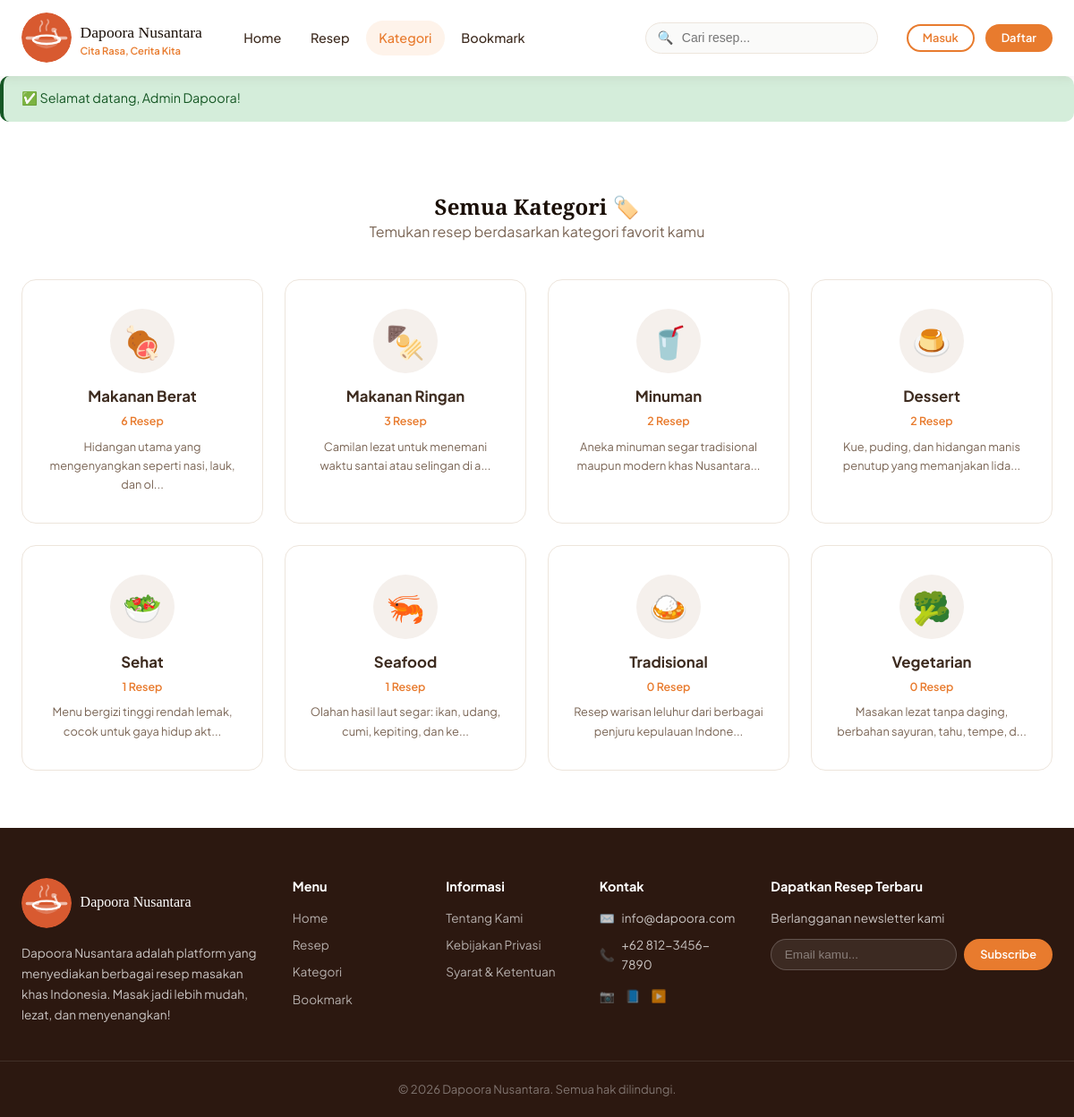
Page /pages/kategori.php (signed in) on the committed database.
### tables this page shows
CREATE TABLE categories (
    id            INT UNSIGNED    NOT NULL AUTO_INCREMENT,
    nama          VARCHAR(100)    NOT NULL,
    slug          VARCHAR(120)    NOT NULL,
    icon          VARCHAR(255)        NULL DEFAULT NULL,
    deskripsi     TEXT                NULL DEFAULT NULL,
    created_at    DATETIME        NOT NULL DEFAULT CURRENT_TIMESTAMP,

    PRIMARY KEY (id),
    UNIQUE  KEY uq_categories_slug (slug),
    INDEX   idx_categories_nama    (nama)
);

### pages/kategori.php (the view, shortened to what this page needs)
<?php
require_once __DIR__ . '/../config/helpers.php';
$db = getDB();
$cats = $db->query("
    SELECT c.*, COUNT(r.id) AS total_resep
    FROM categories c LEFT JOIN recipes r ON r.category_id=c.id AND r.status='publish'
    GROUP BY c.id ORDER BY total_resep DESC
")->fetchAll();
$catIcons = ['makanan-berat'=>'🍖','makanan-ringan'=>'🍢','minuman'=>'🥤','dessert'=>'🍮','tradisional'=>'🍛','sehat'=>'🥗','seafood'=>'🦐','vegetarian'=>'🥦'];
include __DIR__ . '/../includes/header.php';
?>
<section class="section">
  <div class="container">
    <div class="section-header">
      <h1>Semua Kategori 🏷️</h1>
      <p>Temukan resep berdasarkan kategori favorit kamu</p>
    </div>
    <div class="grid-4">
      <?php foreach ($cats as $cat): ?>
        <a href="<?= BASE_URL ?>/pages/resep.php?kategori=<?= urlencode($cat['slug']) ?>" class="cat-card" style="padding:2rem 1.5rem">
          <div class="cat-icon" style="width:72px;height:72px;font-size:2.2rem">
            <?= $catIcons[$cat['slug']] ?? '🍽️' ?>
          </div>
          <div class="cat-name" style="font-size:1.05rem"><?= sanitize($cat['nama']) ?></div>
          <div class="cat-count"><?= $cat['total_resep'] ?> Resep</div>
          <?php if ($cat['deskripsi']): ?>
            <p style="font-size:.8rem;color:var(--text-muted);text-align:center;margin-top:.5rem">
              <?= truncateText($cat['deskripsi'], 60) ?>
            </p>
          <?php endif; ?>
        </a>
      <?php endforeach; ?>
    </div>
  </div>
</section>
<?php include __DIR__ . '/../includes/footer.php'; ?>

### assets/css/style.css (style rules this page uses)
:root { --primary: #e87b2e; --primary-dark: #c5621a; --primary-light: #f5a667; --primary-pale: #fef3ea; --dark: #1a0f07; --dark-2: #2c1810; --text: #3d2b1f; --text-muted: #7a6555; --white: #ffffff; --gray-50: #fafaf9; --gray-100: #f5f0ec; --gray-200: #ede5dc; --gray-300: #d6c9bb; --gray-400: #b8a898; --success: #2d8a4e; --warning: #d4900a; --danger: #c0392b; --info: #2471a3; --shadow-sm: 0 1px 3px rgba(60, 30, 10, 0.08); --shadow-md: 0 4px 16px rgba(60, 30, 10, 0.12); --shadow-lg: 0 8px 32px rgba(60, 30, 10, 0.16); --shadow-xl: 0 16px 48px rgba(60, 30, 10, 0.2); --radius-sm: 6px; --radius: 10px; --radius-lg: 16px; --radius-xl: 24px; --radius-full: 9999px; --transition: 0.22s ease; --font-main: "Plus Jakarta Sans", "Segoe UI", sans-serif; --font-display: "Playfair Display", Georgia, serif; }
*, *::before, *::after { box-sizing: border-box; margin: 0; padding: 0; }
html { scroll-behavior: smooth; font-size: 16px; }
body { font-family: var(--font-main); color: var(--text); background: var(--white); line-height: 1.65; -webkit-font-smoothing: antialiased; }
a { color: var(--primary); text-decoration: none; transition: color var(--transition); }
h1, h2, h3, h4, h5, h6 { font-family: var(--font-display); color: var(--dark); line-height: 1.25; }
.container { max-width: 1200px; margin: 0 auto; padding: 0 1.5rem; }
.section { padding: 4rem 0; }
.grid-4 { display: grid; grid-template-columns: repeat(4, 1fr); gap: 1.5rem; }
.section-header { text-align: center; margin-bottom: 2.5rem; }
.section-header p { color: var(--text-muted); }
.cat-card { display: flex; flex-direction: column; align-items: center; padding: 1.5rem 1rem; background: var(--white); border: 1.5px solid var(--gray-200); border-radius: var(--radius-lg); cursor: pointer; transition: all var(--transition); text-decoration: none; color: var(--text); }
.cat-icon { width: 60px; height: 60px; border-radius: 50%; background: var(--gray-100); display: flex; align-items: center; justify-content: center; font-size: 1.8rem; margin-bottom: 0.75rem; transition: background var(--transition); }
.cat-name { font-weight: 700; font-size: 0.9rem; margin-bottom: 0.2rem; }
.cat-count { font-size: 0.78rem; color: var(--primary); font-weight: 600; }

### rows in the picture
categories: slug "🍖", nama "Makanan Berat", total_resep "6", deskripsi "Hidangan utama yang mengenyangkan seperti nasi, lauk, dan ol..."
categories: slug "🍢", nama "Makanan Ringan", total_resep "3", deskripsi "Camilan lezat untuk menemani waktu santai atau selingan di a..."
categories: slug "🥤", nama "Minuman", total_resep "2", deskripsi "Aneka minuman segar tradisional maupun modern khas Nusantara..."
categories: slug "🍮", nama "Dessert", total_resep "2", deskripsi "Kue, puding, dan hidangan manis penutup yang memanjakan lida..."
categories: slug "🥗", nama "Sehat", total_resep "1", deskripsi "Menu bergizi tinggi rendah lemak, cocok untuk gaya hidup akt..."
categories: slug "🦐", nama "Seafood", total_resep "1", deskripsi "Olahan hasil laut segar: ikan, udang, cumi, kepiting, dan ke..."
categories: slug "🍛", nama "Tradisional", total_resep "0", deskripsi "Resep warisan leluhur dari berbagai penjuru kepulauan Indone..."
categories: slug "🥦", nama "Vegetarian", total_resep "0", deskripsi "Masakan lezat tanpa daging, berbahan sayuran, tahu, tempe, d..."

### other values in the picture
$icon "✅"
$flash['msg'] "Selamat datang, Admin Dapoora!"
SITE_NAME "Dapoora Nusantara"
